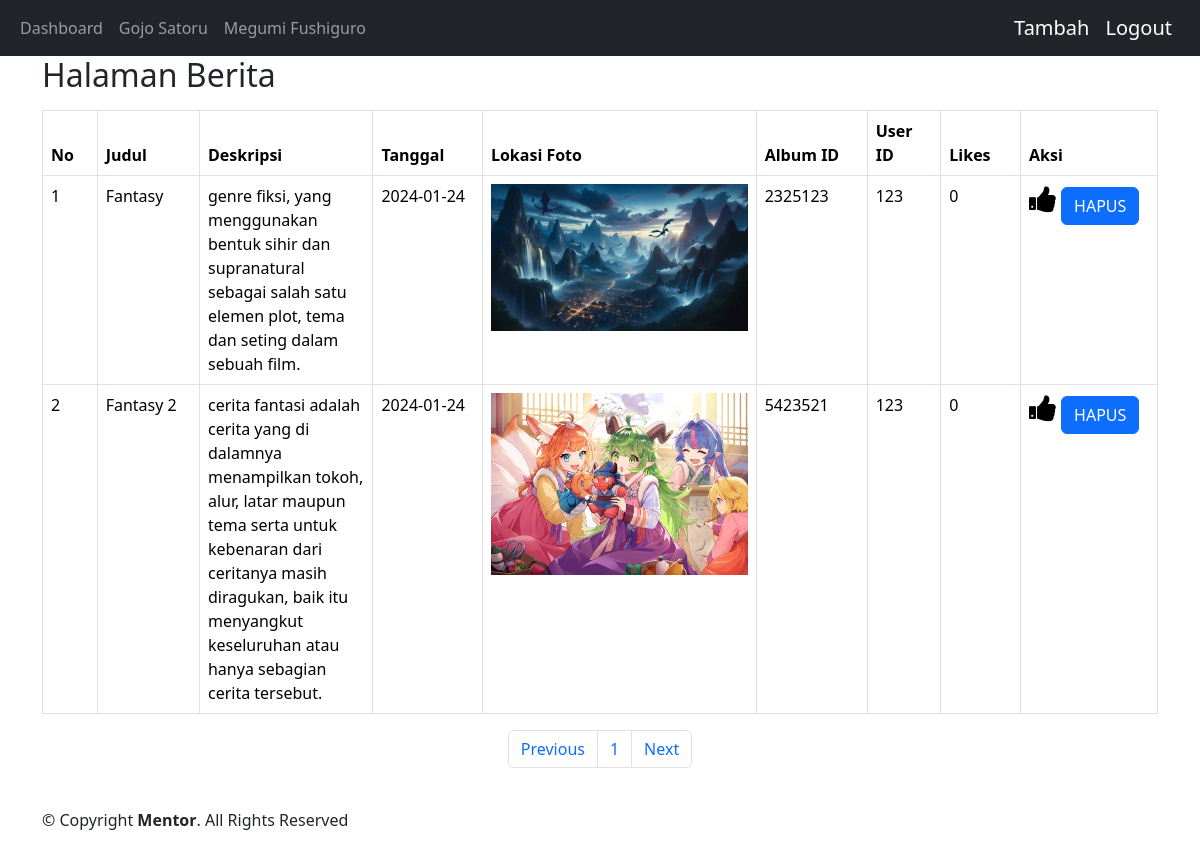
The page /fantasy/fantasy1.php on the database its author committed.
### tables this page shows
CREATE TABLE `foto` (
  `foto_id` int(11) NOT NULL,
  `judul_foto` varchar(255) NOT NULL,
  `diskripsi_foto` text NOT NULL,
  `tanggal_unggah` date NOT NULL,
  `lokasi_file` varchar(255) NOT NULL,
  `album_id` int(11) NOT NULL,
  `user_id` int(11) NOT NULL,
  `likes` int(11) NOT NULL
);

### fantasy/fantasy1.php (the view, shortened to what this page needs)
<?php include 'koneksi.php'; ?>
<?php include 'header.php'; ?>
<!DOCTYPE html>
<html>
<head>
  <link href="https://cdn.jsdelivr.net/npm/bootstrap@5.3.2/dist/css/bootstrap.min.css" rel="stylesheet">
</head>
<body>
    <div class="breadcrumbs">
      <div class="container">
        <h2>Halaman Berita</h2>
      </div>
    </div>
	<div class="container">
		<table class="table table-bordered">
    <thead>
				<tr>
					<th width="10">No</th>
					<th width="50">Judul</th>
					<th width="100">Deskripsi</th>
					<th width="50">Tanggal</th>
					<th width="200">Lokasi Foto</th>
          <th width="50">Album ID</th>
          <th width="50">User ID</th>
          <th width="20">Likes</th>
		  <th width="100">Aksi</th>
				</tr>
			</thead>
			<tbody>
				<?php
				$batas = 4;
				$halaman = isset($_GET['halaman'])?(int)$_GET['halaman'] : 1;
				$halaman_awal = ($halaman>1) ? ($halaman * $batas) - $batas : 0;
				$next = $halaman + 1;
				$data = mysqli_query($koneksi,"select * from foto");
				$jumlah_data = mysqli_num_rows($data);
				$total_halaman = ceil($jumlah_data / $batas);
				$data = mysqli_query($koneksi,"select * from foto limit $halaman_awal, $batas");
				$nomor = $halaman_awal+1;
				while($d = mysqli_fetch_array($data)){
					?>
					<tr>
						<td><?php echo $nomor++; ?></td>
            <td><?php echo $d['judul_foto']; ?></td>
			<td><?php echo $d['diskripsi_foto']; ?></td>
            <td><?php echo $d['tanggal_unggah']; ?></td>
            <td>
            <a href="tampil_foto.php?foto_id=<?php echo $d['foto_id']; ?>">
            <?php echo "<img src='../img/$d[lokasi_file]' width='100%'/>" ?>
            </td>
            <td><?php echo $d['album_id']; ?></td>
            <td><?php echo $d['user_id']; ?></td>
			<td><?php echo $d['likes']; ?></td>
			<td>
<!DOCTYPE html>
<html>
<head>
<link rel="stylesheet" href="https://cdnjs.cloudflare.com/ajax/libs/font-awesome/4.7.0/css/font-awesome.min.css">
</head>
<body>
<i onclick="myFunction(this)" class="fa fa-thumbs-up"></i>
<a href="hapus.php?foto_id=<?php echo $d['foto_id']; ?>" class="btn btn-primary">HAPUS</a>
</body>
</html>
					<?php
				}
				?>
			</tbody>
		</table>
		<nav>
			<ul class="pagination justify-content-center">
				<li class="page-item">
					<a class="page-link" <?php if($halaman > 1){ echo "href='?halaman=$Previous'"; } ?>>Previous</a>
				</li>
				<?php
				for($x=1;$x<=$total_halaman;$x++){
					?>
					<li class="page-item"><a class="page-link" href="?halaman=<?php echo $x ?>"><?php echo $x; ?></a></li>
					<?php
				}
				?>
				<li class="page-item">
					<a  class="page-link" <?php if($halaman < $total_halaman) { echo "href='?halaman=$next'"; } ?>>Next</a>
				</li>
			</ul>
		</nav>
	</div>
<div class="container d-md-flex py-4">
  <div class="me-md-auto text-center text-md-start">
    <div class="copyright">
      &copy; Copyright <strong><span>Mentor</span></strong>. All Rights Reserved
    </div>
</body>
</html>

### fantasy/fantasy1.php (style rules this page uses)
.fa { font-size: 30px; cursor: pointer; user-select: none; }

### rows shown on the page
foto: judul_foto "Fantasy", diskripsi_foto "genre fiksi, yang menggunakan bentuk sihir dan supranatural sebagai salah satu elemen plot, tema dan seting dalam sebuah film.", tanggal_unggah "2024-01-24", lokasi_file (picture), album "2325123", user "123", likes "0"
foto: judul_foto "Fantasy 2", diskripsi_foto "cerita fantasi adalah cerita yang di dalamnya menampilkan tokoh, alur, latar maupun tema serta untuk kebenaran dari ceritanya masih diragukan, baik itu menyangkut keseluruhan atau hanya sebagian cerita tersebut.", tanggal_unggah "2024-01-24", lokasi_file (picture), album "5423521", user "123", likes "0"
